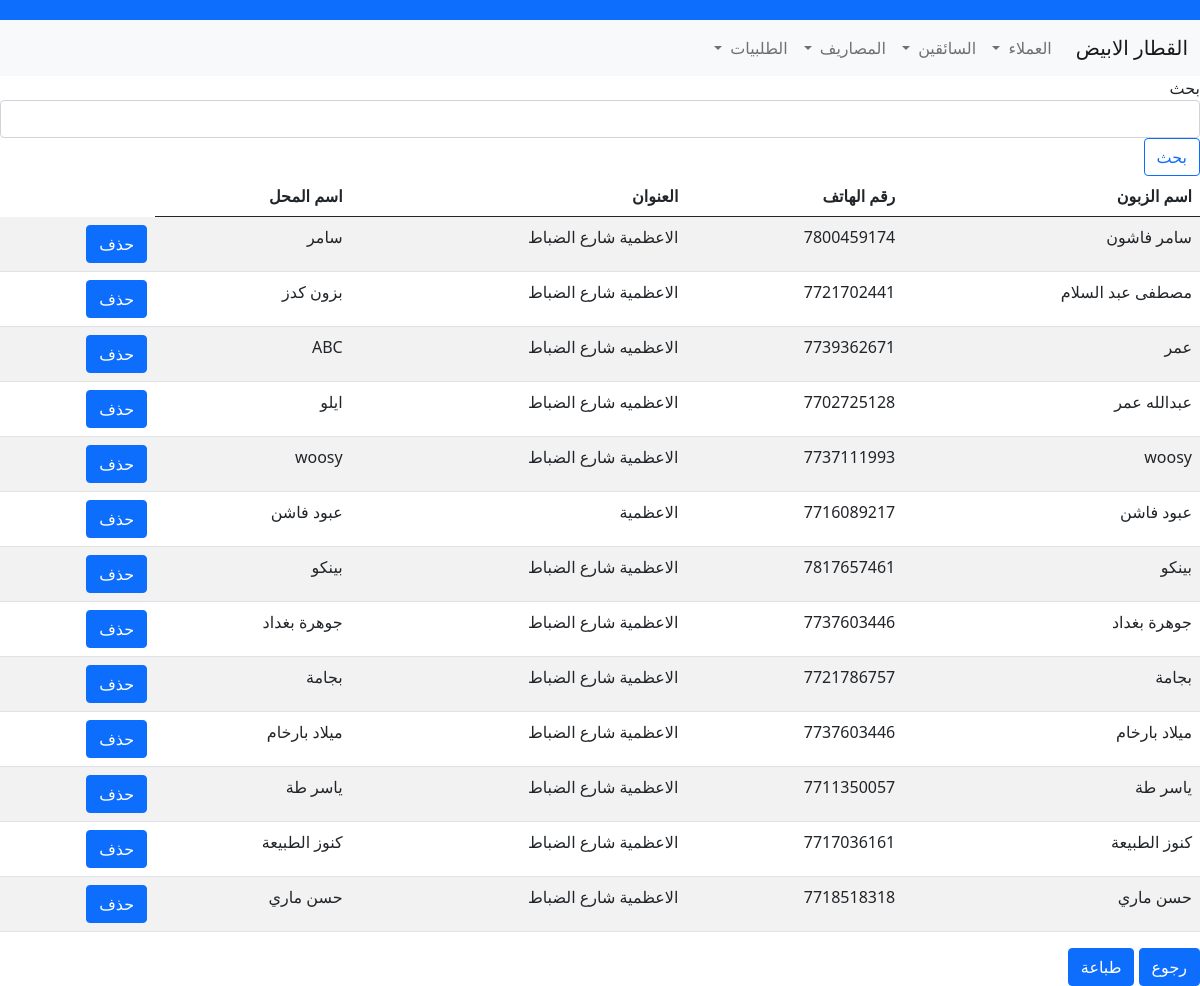
Screenshot of /client with the database file from the repository.
### models.py (models this page shows, shortened)
class Client(db.Model):
    __tablename__ = "Client"
    id = Column(Integer, primary_key=True, autoincrement=True)
    name = Column(String)
    shop = Column(String)
    phone = Column(Integer)
    address = Column(String)
    order = db.relationship('Orders', backref=db.backref('client', uselist=False), lazy='dynamic')

### app.py (the view)
@app.route('/client', methods=['GET'])
def client():
    query = Client.query.all()
    form = Search()
    return render_template('client.html', query=query, form=form)

### forms.py
class Search(FlaskForm):
    search = StringField('search')

### templates/client.html (shortened to what this page needs)
{% extends "base.html" %}
{% block content %}
<nav class="navbar navbar-expand-lg navbar-light bg-light">
  <div class="container-fluid">
    <a class="navbar-brand" href="/main">القطار الابيض</a>
    <div class="collapse navbar-collapse" id="navbarSupportedContent">
      <ul class="navbar-nav me-auto mb-2 mb-lg-0">
        <li class="nav-item dropdown">
          <a class="nav-link dropdown-toggle" href="#" id="navbarDropdown" role="button" data-bs-toggle="dropdown" aria-expanded="false">
            العملاء
          </a>
        </li>
        <li class="nav-item dropdown">
          <a class="nav-link dropdown-toggle" href="#" id="navbarDropdown" role="button" data-bs-toggle="dropdown" aria-expanded="false">
            السائقين
          </a>
        </li>
        <li class="nav-item dropdown">
          <a class="nav-link dropdown-toggle" href="#" id="navbarDropdown" role="button" data-bs-toggle="dropdown" aria-expanded="false">
            المصاريف
          </a>
        </li>
        <li class="nav-item dropdown">
          <a class="nav-link dropdown-toggle" href="#" id="navbarDropdown" role="button" data-bs-toggle="dropdown" aria-expanded="false">
            الطلبيات
          </a>
        </li>
      </ul>
    </div>
  </div>
</nav>
<form method="post" class="form">
<div class="form-group">
            <label name="query" >بحث</label>
              {{ form.search(class_ = 'form-control', autofocus = true) }}
    </div>
  <input type="submit" value="بحث" class="btn btn-outline-primary">
</form>
  <table id="data" class="table table-striped">
    <thead>
      <tr>
        <th>اسم الزبون</th>
        <th>رقم الهاتف</th>
        <th>العنوان</th>
        <th>اسم المحل </th>
      </tr>
    </thead>
    <tbody>
      {% for record in query %}
        <tr>
          <td>{{ record.name }}</td>
          <td>{{ record.phone }}</td>
          <td>{{ record.address }}</td>
            <td>{{ record.shop }}  </td>
          <td> <form method="post" action="/delete-client">
              <button type="submit" class="btn btn-primary">حذف</button>
          </form>
          </td>
        </tr>
      {% endfor %}
    </tbody>
  </table>
<a href="/main" class="btn btn-primary">رجوع</a>
    <button class="btn btn-primary" onclick="display()">طباعة</button>
{% endblock %}

### rows the page displays
Client: name "سامر فاشون", phone "7800459174", address "الاعظمية شارع الضباط", shop "سامر"
Client: name "مصطفى عبد السلام", phone "7721702441", address "الاعظمية شارع الضباط", shop "بزون كدز"
Client: name "عمر", phone "7739362671", address "الاعظميه شارع الضباط", shop "ABC"
Client: name "عبدالله عمر", phone "7702725128", address "الاعظميه شارع الضباط", shop "ايلو"
Client: name "woosy", phone "7737111993", address "الاعظمية شارع الضباط", shop "woosy"
Client: name "عبود فاشن", phone "7716089217", address "الاعظمية", shop "عبود فاشن"
Client: name "بينكو", phone "7817657461", address "الاعظمية شارع الضباط", shop "بينكو"
Client: name "جوهرة بغداد", phone "7737603446", address "الاعظمية شارع الضباط", shop "جوهرة بغداد"
Client: name "بجامة", phone "7721786757", address "الاعظمية شارع الضباط", shop "بجامة"
Client: name "ميلاد بارخام", phone "7737603446", address "الاعظمية شارع الضباط", shop "ميلاد بارخام"
Client: name "ياسر طة", phone "7711350057", address "الاعظمية شارع الضباط", shop "ياسر طة"
Client: name "كنوز الطبيعة", phone "7717036161", address "الاعظمية شارع الضباط", shop "كنوز الطبيعة"
Client: name "حسن ماري", phone "7718518318", address "الاعظمية شارع الضباط", shop "حسن ماري"
